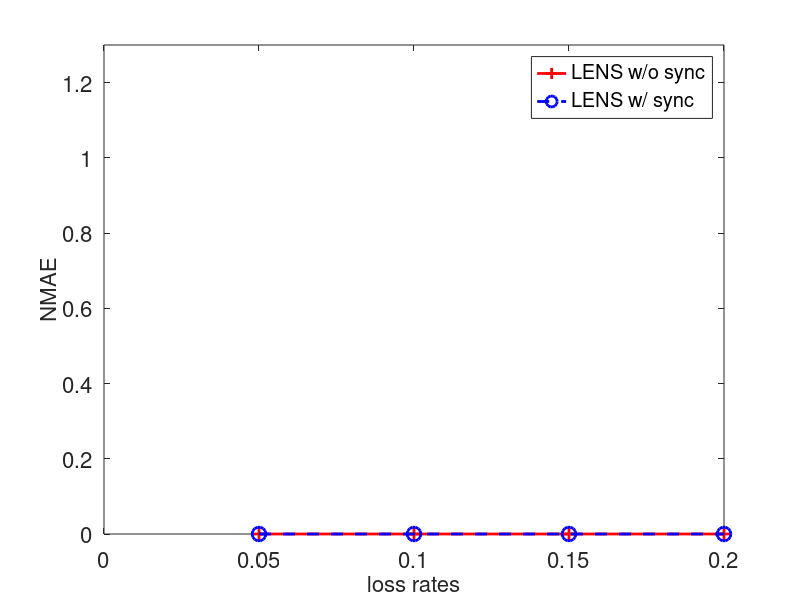
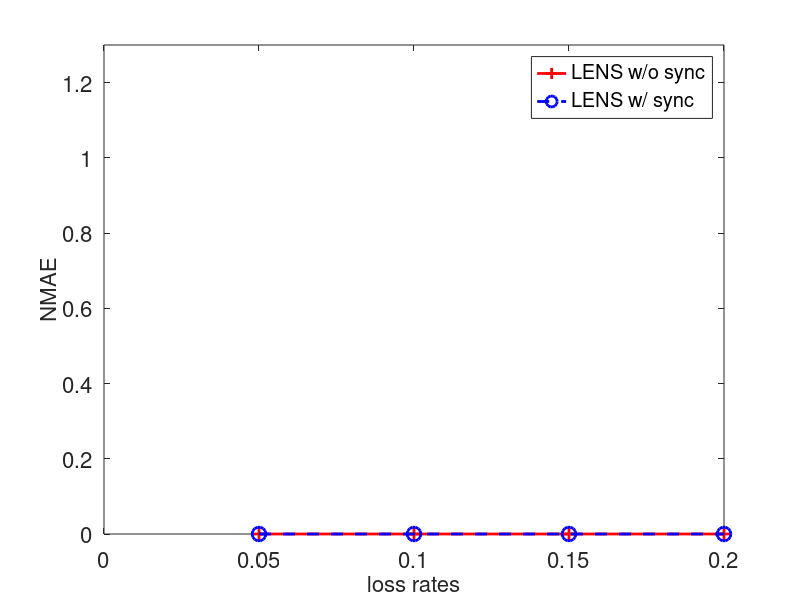
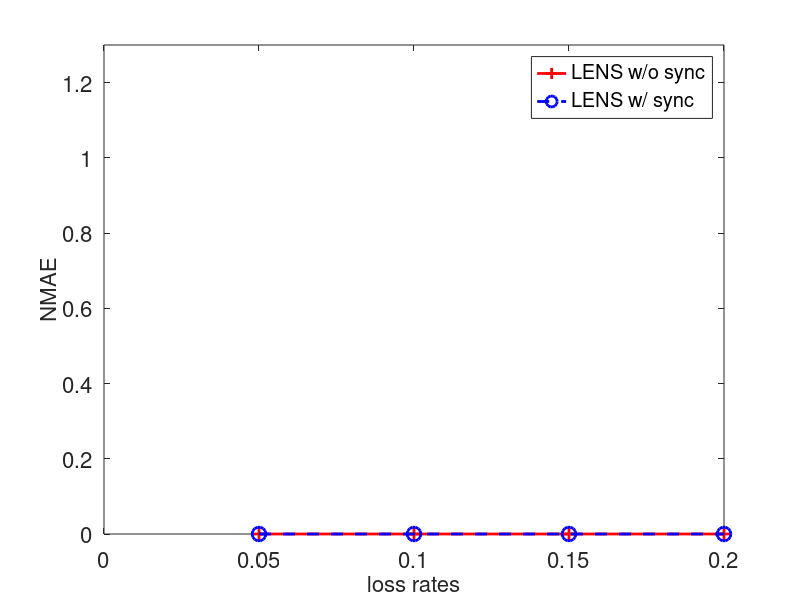
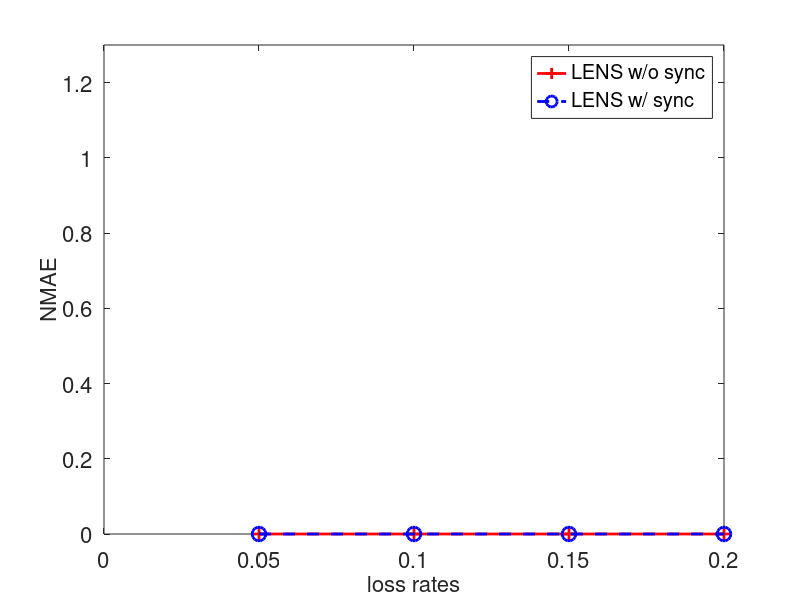

Write MATLAB code to recreate these figures, in order.
%% postcondor_warp: function description
function postcondor_missing()
    input_dir = '~/warp/condor_data/task_miss/condor/do_missing_exp/';
    % input_dir = '~/warp/condor_data/task_miss/condor/bak.do_missing_exp.1202.kmeans.top1_cluster/';
    %% trace
    % , 'multi-ch-csi', 'blink'
    % trace_names = {'abilene' 'geant' 'wifi' '3g' '1ch-csi' 'cister' 'cu' 'ucsb' 'umich' 'p300' '4sq' 'deap' 'muse' 'multi-ch-csi'};
    % trace_names = {'muse' 'p300' 'deap' 'wifi' '1ch-csi' 'abilene' 'umich' 'cister' 'multi-ch-csi'};
    % trace_names = {'geant', '3g', '4sq'};
    trace_names = {'multi-ch-csi'};


    %% dropping elements
    elem_frac  = 1;
    loss_rates = [0.05 0.1 0.15 0.2];
    elem_mode  = 'elem';
    loss_mode  = 'ind';
    burst_size = 1;


    %% sync
    % sync_methods = {'na' 'dtw' 'shift' 'stretch'};
    sync_methods = {'shift'};
    % metrics = {'stretch'};
    metrics = {'coeff'};
    num_seg = 1;


    %% cluster
    % cluster_methods = {'subspace', 'spectral'};
    cluster_methods = {'kmeans'};
    % num_clusters=(0 5000)
    % head_types = {'best', 'random', 'worst'};
    head_types = {'best', 'worst'};
    merges = {'num' 'top'};


    %% evaluation
    dups = {'no' 'best' 'avg' 'equal'};
    % dups = {'best' 'equal'};


    % init_esti_methods = {'na', 'lens'};
    init_esti_methods = {'na'};
    final_esti_methods = {'lens'};

    seeds = [1 2 3 4 5];


    %% plot line: 
    %%   x axis: loss rates
    %%   lines: interpolation methods
    compare_line_interpolation_method(input_dir, './figs_missing/', trace_names, elem_frac, loss_rates, elem_mode, loss_mode, burst_size, sync_methods, metrics, num_seg, cluster_methods, head_types, merges, dups, init_esti_methods, final_esti_methods, seeds, 'line_interp_method');

end


%% get_trace_opt
function [trace_opt] = get_trace_opt(trace_name)
    if strcmp(trace_name, 'p300')
        trace_opt = 'subject=1,session=1,img_idx=0';
    elseif strcmp(trace_name, '4sq')
        trace_opt = 'num_loc=100,num_rep=1,loc_type=1';
    elseif strcmp(trace_name, 'muse')
        trace_opt = 'muse=''4ch''';
    elseif strcmp(trace_name, 'deap')
        trace_opt = 'video=1';
    else
        trace_opt = 'na';
    end
end


%% get_results: function description
function [mae_mean, mae_std] = get_results(input_dir, trace_name, trace_opt, drop_opt, sync_opt, cluster_opt, eval_opt, init_esti_method, final_esti_method, seeds)

    cnt = 0;
    basename = [input_dir trace_name '.' trace_opt '.' drop_opt '.' sync_opt '.' cluster_opt '.' eval_opt '.' init_esti_method '.' final_esti_method];
    fprintf('%s\n', basename);

    for seed = seeds
        filename = [basename '.' num2str(seed) '.txt'];
        
        if exist(filename) ~= 0
            cnt = cnt + 1;
            data = load(filename);

            ret(:, cnt) = data';
            fprintf('  ');
            fprintf('%f,', data);
            fprintf('\n');
        end
    end %% end seed

    if cnt > 1
        for mi = 1:size(ret,1)
            tmp = ret(mi,:); tmp = tmp(tmp~=max(tmp));
            mae_mean(mi)  = mean(tmp);
            mae_std(mi)   = std(tmp);
        end
    elseif cnt > 0
        for mi = 1:size(ret,1)
            tmp = ret(mi,:);
            mae_mean(mi)  = mean(tmp);
            mae_std(mi)   = std(tmp);
        end
    else
        mae_mean  = [];
        mae_std   = [];
    end

end


function [frac, lr, elem_mode, loss_mode, burst] = get_drop_opt(opt)
    frac = 1;
    lr = 0.1; 
    elem_mode = 'elem';
    loss_mode = 'ind';
    burst = 1;

    opts = regexp(opt, ',', 'split');
    for this_opt = opts
        eval([char(this_opt) ';']);
    end
end

%% ------------------------------------------
%% compare interpolation method
function compare_line_interpolation_method(input_dir, output_dir, trace_names, elem_frac, loss_rates, elem_mode, loss_mode, burst_size, sync_methods, metrics, num_seg, cluster_methods, head_types, merges, dups, init_esti_methods, final_esti_methods, seeds, fig_prefix)

    
    for trace_name = trace_names
        trace_name = char(trace_name);
        trace_opt = get_trace_opt(trace_name);

        drop_opt = ['frac=' num2str(elem_frac) ',elem_mode=''' elem_mode ''',loss_mode=''' loss_mode ''',burst=' num2str(burst_size)];

        for sync_method = sync_methods
            sync_method = char(sync_method);

            for metric = metrics
                metric = char(metric);

                if strcmp(metric, 'graph')
                    sigmas = [1, 10, 100];
                else
                    sigmas = [1];
                end
                
                for sigma = sigmas

                    sync_opt = ['sync=''' sync_method ''',metric=''' metric ''',num_seg=' num2str(num_seg) ',sigma=' num2str(sigma)];
                    
                    for cluster_method = cluster_methods
                        cluster_method = char(cluster_method);

                        if strcmp(cluster_method, 'subspace')
                            num_clusters = [5000];
                        elseif strcmp(cluster_method, 'spectral')
                            num_clusters = [0];
                        else
                            num_clusters = [1 2 4 8];
                        end
                
                        for num_cluster = num_clusters
                            for head_type = head_types
                                head_type = char(head_type);
                                for merge = merges
                                    merge = char(merge);

                                    if strcmp(merge, 'num')
                                        threshs = [30];
                                    elseif strcmp(merge, 'sim')
                                        threshs = [0.5];
                                    elseif strcmp(merge, 'top')
                                        threshs = [1];
                                    elseif strcmp(merge, 'na')
                                        threshs = [0];
                                    else
                                        threshs = [0];
                                    end

                                    for thresh = threshs

                                        cluster_opt = ['method=''' cluster_method ''',num=' num2str(num_cluster) ',head=''' head_type ''',merge=''' merge ''',thresh=' num2str(thresh)];

                                        for dup = dups
                                            dup = char(dup);
                                            eval_opt = ['dup=''' dup ''''];

                                            for init_esti_method = init_esti_methods
                                                init_esti_method = char(init_esti_method);
                                                for final_esti_method = final_esti_methods
                                                    final_esti_method = char(final_esti_method);

                                                    figname = [output_dir fig_prefix '.' trace_name '.' trace_opt '.' drop_opt '.' sync_opt '.' cluster_opt '.' eval_opt '.' init_esti_method '.' final_esti_method];
                                                    plot_line_interpolation_method(input_dir, trace_name, trace_opt, drop_opt, sync_opt, cluster_opt, eval_opt, init_esti_method, final_esti_method, loss_rates, seeds, figname);
                                                end
                                            end
                                        end
                                    end
                                end
                            end
                        end
                    end
                end
            end
        end
    end
end


%% plot_line_interpolation_method
function plot_line_interpolation_method(input_dir, trace_name, trace_opt, drop_opt, sync_opt, cluster_opt, eval_opt, init_esti_method, final_esti_method, loss_rates, seeds, figname)

    num_lines = 2;

    fh = figure; clf;
    font_size = 16;
    colors   = {'r', 'b', [0 0.8 0], 'm', [1 0.85 0], [0 0 0.47], [0.45 0.17 0.48], 'k'};
    lines    = {'-', '--', '-.'};
    markers  = {'+', 'o', '*', '.', 'x', 's', 'd', '^', '>', '<', 'p', 'h'};

    [elem_frac, loss_rate, elem_mode, loss_mode, burst_size] = get_drop_opt(drop_opt);

    % select_line = [7:-1:1];
    % legends = {'knn', 'SRMF+KNN', 'SRMF', 'SVD base+KNN', 'SVD base', ['LENS w/o ' warp_method], ['LENS w/ ' warp_method]};
    % select_line = [3 5 2 1];
    % legends = {'SVD base', 'SRMF', ['LENS w/o ' warp_method], ['LENS w/ ' warp_method]};
    % select_line = [5 2 1];
    % legends = {'SRMF', ['LENS w/o ' warp_method], ['LENS w/ ' warp_method]};
    select_line = [2 1];
    legends = {['LENS w/o sync'], ['LENS w/ sync']};

    ret_mean = zeros(num_lines, length(loss_rates));
    ret_std  = zeros(num_lines, length(loss_rates));
    for li = 1:length(loss_rates)
        loss_rate = loss_rates(li);
        drop_opt = ['frac=' num2str(elem_frac) ',lr=' num2str(loss_rate) ',elem_mode=''' elem_mode ''',loss_mode=''' loss_mode ''',burst=' num2str(burst_size)];
        
        [mae_mean, mae_std] = get_results(input_dir, trace_name, trace_opt, drop_opt, sync_opt, cluster_opt, eval_opt, init_esti_method, final_esti_method, seeds);
        if(length(mae_mean) > 0)
            ret_mean(:, li) = mae_mean;
            ret_std(:, li) = mae_std;
        else
            ret_mean(:, li) = 0;
            ret_std(:, li) = 0;
        end
    end

    ret_mean = ret_mean(select_line, :);
    ret_std = ret_std(select_line, :);


    %% line
    for li = 1:length(select_line)
        lh{li} = plot(loss_rates, ret_mean(li, :));
        % lh{li} = errorbar(loss_rates, ret_mean(li, :), ret_std(li, :));
        set(lh{li}, 'Color', colors{mod(li-1,length(colors))+1});
        set(lh{li}, 'LineStyle', lines{mod(li-1,length(lines))+1});
        set(lh{li}, 'LineWidth', 2);
        set(lh{li}, 'marker', markers{mod(li-1,length(markers))+1});
        set(lh{li}, 'MarkerSize', 10);
        hold on;
    end

    set(gca, 'FontSize', font_size);
    xlabel('loss rates', 'FontSize', font_size);
    ylabel('NMAE', 'FontSize', font_size);

    ytics = get(gca, 'YTick');
    max_y = max(ytics) * 1.3;
    set(gca, 'YLim', [0 max_y]);
    legend(legends, 'Interpreter', 'none', 'Location', 'NorthEast');

    % set(gca, 'OuterPosition', [LEFT BOTTOM WIDTH HEIGHT]);  %% normalized value, [0 0 1 1] in default
    % set(gca, 'Position', [0.1 0.2 0.7 0.75]);

    print(fh, '-depsc', [figname '.eps']);

end

%% END compare interpolation method
%% ------------------------------------------
    
